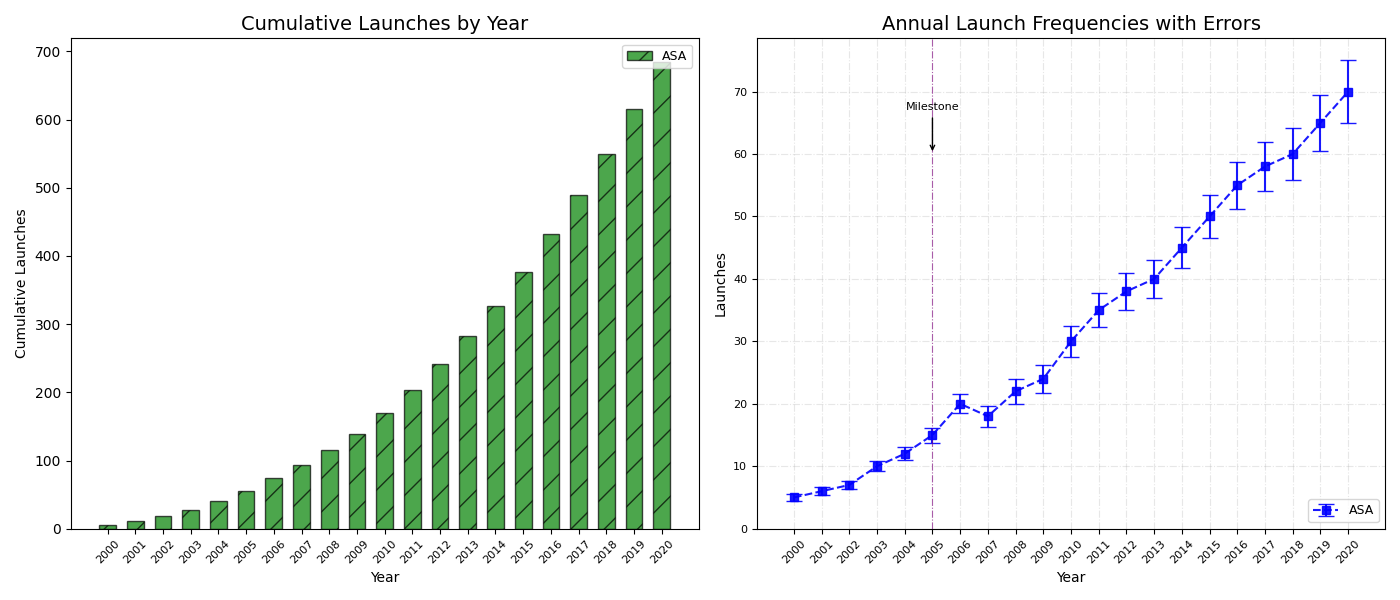

Here is the Python script that generated this plot:
import matplotlib.pyplot as plt
import numpy as np

years = np.arange(2000, 2021)

asa_launches = [5, 6, 7, 10, 12, 15, 20, 18, 22, 24, 30, 35, 38, 40, 45, 50, 55, 58, 60, 65, 70]
asa_errors = [0.5, 0.6, 0.7, 0.8, 1, 1.2, 1.5, 1.7, 2, 2.2, 2.5, 2.7, 3, 3.1, 3.3, 3.5, 3.8, 4, 4.2, 4.5, 5]

cumulative_asa = np.cumsum(asa_launches)

fig, (ax1, ax2) = plt.subplots(1, 2, figsize=(14, 6), sharex=True)

ax1.bar(years, cumulative_asa, width=0.6, label='ASA', color='g', alpha=0.7, edgecolor='black', hatch='/')

ax1.set_title('Cumulative Launches by Year', fontsize=14)
ax1.set_xlabel('Year')
ax1.set_ylabel('Cumulative Launches')
ax1.legend(loc='upper right', fontsize=9)
ax1.grid(False)
ax1.set_xticks(years)
ax1.set_xticklabels(years, rotation=45, fontsize=8)

ax2.errorbar(years, asa_launches, yerr=asa_errors, label='ASA', fmt='s', color='b',
             capsize=6, linestyle='--', linewidth=1.5, alpha=0.9)

ax2.set_title('Annual Launch Frequencies with Errors', fontsize=14)
ax2.set_xlabel('Year')
ax2.set_ylabel('Launches')
ax2.legend(loc='lower right', fontsize=9)
ax2.grid(True, linestyle='-.', alpha=0.3)
ax2.axvline(x=2005, color='purple', linestyle='-.', linewidth=0.8, alpha=0.6)
ax2.annotate('Milestone', xy=(2005, 60), xytext=(2005, 67),
             arrowprops=dict(facecolor='red', arrowstyle='->'), fontsize=8, ha='center')
ax2.set_xticks(years)
ax2.set_xticklabels(years, rotation=45, fontsize=8)
ax2.set_yticks(np.arange(0, 80, 10))
ax2.set_yticklabels(np.arange(0, 80, 10), fontsize=8)

plt.tight_layout()
plt.show()
